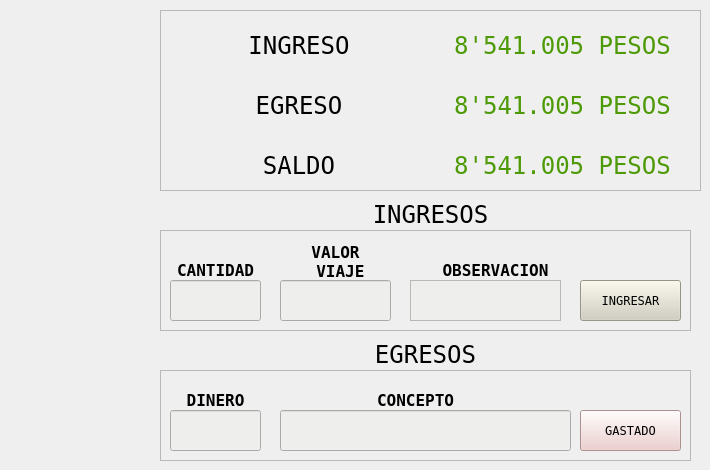
    <widget class="QWidget" name="tab_2">
     <attribute name="title">
      <string>FLETES</string>
     </attribute>
     <widget class="QFrame" name="frame_19">
      <property name="geometry">
       <rect>
        <x>160</x>
        <y>10</y>
        <width>541</width>
        <height>181</height>
       </rect>
      </property>
      <property name="font">
       <font>
        <family>Andale Mono</family>
       </font>
      </property>
      <property name="frameShape">
       <enum>QFrame::StyledPanel</enum>
      </property>
      <property name="frameShadow">
       <enum>QFrame::Raised</enum>
      </property>
      <widget class="QWidget" name="layoutWidget_31">
       <property name="geometry">
        <rect>
         <x>10</x>
         <y>80</y>
         <width>521</width>
         <height>30</height>
        </rect>
       </property>
       <layout class="QHBoxLayout" name="horizontalLayout_29">
        <item>
         <widget class="QLabel" name="label_58">
          <property name="font">
           <font>
            <family>Andale Mono</family>
            <pointsize>18</pointsize>
           </font>
          </property>
          <property name="text">
           <string>EGRESO</string>
          </property>
          <property name="alignment">
           <set>Qt::AlignCenter</set>
          </property>
         </widget>
        </item>
        <item>
         <widget class="QLabel" name="valor_egreso_flete">
          <property name="font">
           <font>
            <family>Andale Mono</family>
            <pointsize>18</pointsize>
           </font>
          </property>
          <property name="styleSheet">
           <string notr="true">color: rgb(78, 154, 6);</string>
          </property>
          <property name="text">
           <string>8'541.005 PESOS</string>
          </property>
          <property name="alignment">
           <set>Qt::AlignCenter</set>
          </property>
         </widget>
        </item>
       </layout>
      </widget>
      <widget class="QWidget" name="layoutWidget_32">
       <property name="geometry">
        <rect>
         <x>10</x>
         <y>140</y>
         <width>521</width>
         <height>30</height>
        </rect>
       </property>
       <layout class="QHBoxLayout" name="horizontalLayout_36">
        <item>
         <widget class="QLabel" name="label_62">
          <property name="font">
           <font>
            <family>Andale Mono</family>
            <pointsize>18</pointsize>
           </font>
          </property>
          <property name="text">
           <string>SALDO</string>
          </property>
          <property name="alignment">
           <set>Qt::AlignCenter</set>
          </property>
         </widget>
        </item>
        <item>
         <widget class="QLabel" name="valor_saldo_flete">
          <property name="font">
           <font>
            <family>Andale Mono</family>
            <pointsize>18</pointsize>
           </font>
          </property>
          <property name="styleSheet">
           <string notr="true">color: rgb(78, 154, 6);</string>
          </property>
          <property name="text">
           <string>8'541.005 PESOS</string>
          </property>
          <property name="alignment">
           <set>Qt::AlignCenter</set>
          </property>
         </widget>
        </item>
       </layout>
      </widget>
      <widget class="QWidget" name="layoutWidget_36">
       <property name="geometry">
        <rect>
         <x>10</x>
         <y>20</y>
         <width>521</width>
         <height>30</height>
        </rect>
       </property>
       <layout class="QHBoxLayout" name="horizontalLayout_37">
        <item>
         <widget class="QLabel" name="label_68">
          <property name="font">
           <font>
            <family>Andale Mono</family>
            <pointsize>18</pointsize>
           </font>
          </property>
          <property name="text">
           <string>INGRESO</string>
          </property>
          <property name="alignment">
           <set>Qt::AlignCenter</set>
          </property>
         </widget>
        </item>
        <item>
         <widget class="QLabel" name="valor_ingreso_flete">
          <property name="font">
           <font>
            <family>Andale Mono</family>
            <pointsize>18</pointsize>
           </font>
          </property>
          <property name="styleSheet">
           <string notr="true">color: rgb(78, 154, 6);</string>
          </property>
          <property name="text">
           <string>8'541.005 PESOS</string>
          </property>
          <property name="alignment">
           <set>Qt::AlignCenter</set>
          </property>
         </widget>
        </item>
       </layout>
      </widget>
     </widget>
     <widget class="QFrame" name="frame_13">
      <property name="geometry">
       <rect>
        <x>160</x>
        <y>230</y>
        <width>531</width>
        <height>101</height>
       </rect>
      </property>
      <property name="font">
       <font>
        <family>Andale Mono</family>
       </font>
      </property>
      <property name="frameShape">
       <enum>QFrame::StyledPanel</enum>
      </property>
      <property name="frameShadow">
       <enum>QFrame::Raised</enum>
      </property>
      <widget class="QLabel" name="label_69">
       <property name="geometry">
        <rect>
         <x>10</x>
         <y>20</y>
         <width>91</width>
         <height>41</height>
        </rect>
       </property>
       <property name="font">
        <font>
         <family>Andale Mono</family>
         <pointsize>12</pointsize>
         <weight>75</weight>
         <bold>true</bold>
        </font>
       </property>
       <property name="text">
        <string>CANTIDAD</string>
       </property>
       <property name="alignment">
        <set>Qt::AlignCenter</set>
       </property>
      </widget>
      <widget class="QPushButton" name="boton_venta_flete">
       <property name="geometry">
        <rect>
         <x>420</x>
         <y>50</y>
         <width>101</width>
         <height>41</height>
        </rect>
       </property>
       <property name="font">
        <font>
         <family>Andale Mono</family>
        </font>
       </property>
       <property name="styleSheet">
        <string notr="true">background-color: rgb(209, 207, 192);</string>
       </property>
       <property name="text">
        <string>INGRESAR</string>
       </property>
      </widget>
      <widget class="QLabel" name="label_72">
       <property name="geometry">
        <rect>
         <x>120</x>
         <y>10</y>
         <width>111</width>
         <height>44</height>
        </rect>
       </property>
       <property name="font">
        <font>
         <family>Andale Mono</family>
         <pointsize>12</pointsize>
         <weight>75</weight>
         <bold>true</bold>
        </font>
       </property>
       <property name="text">
        <string>VALOR
 VIAJE</string>
       </property>
       <property name="alignment">
        <set>Qt::AlignCenter</set>
       </property>
      </widget>
      <widget class="QLabel" name="label_77">
       <property name="geometry">
        <rect>
         <x>260</x>
         <y>20</y>
         <width>151</width>
         <height>41</height>
        </rect>
       </property>
       <property name="font">
        <font>
         <family>Andale Mono</family>
         <pointsize>12</pointsize>
         <weight>75</weight>
         <bold>true</bold>
        </font>
       </property>
       <property name="text">
        <string>OBSERVACION</string>
       </property>
       <property name="alignment">
        <set>Qt::AlignCenter</set>
       </property>
      </widget>
      <widget class="QLineEdit" name="cantidad_flete_venta_5">
       <property name="geometry">
        <rect>
         <x>10</x>
         <y>50</y>
         <width>91</width>
         <height>41</height>
        </rect>
       </property>
       <property name="styleSheet">
        <string notr="true">background-color: rgb(238, 238, 236);</string>
       </property>
      </widget>
      <widget class="QTextEdit" name="observacion_flete">
       <property name="geometry">
        <rect>
         <x>250</x>
         <y>50</y>
         <width>151</width>
         <height>41</height>
        </rect>
       </property>
       <property name="font">
        <font/>
       </property>
       <property name="styleSheet">
        <string notr="true">background-color: rgb(238, 238, 236);</string>
       </property>
       <property name="html">
        <string>&lt;!DOCTYPE HTML PUBLIC &quot;-//W3C//DTD HTML 4.0//EN&quot; &quot;http://www.w3.org/TR/REC-html40/strict.dtd&quot;&gt;
&lt;html&gt;&lt;head&gt;&lt;meta name=&quot;qrichtext&quot; content=&quot;1&quot; /&gt;&lt;style type=&quot;text/css&quot;&gt;
p, li { white-space: pre-wrap; }
&lt;/style&gt;&lt;/head&gt;&lt;body style=&quot; font-family:'Ubuntu'; font-size:11pt; font-weight:400; font-style:normal;&quot;&gt;
&lt;p style=&quot;-qt-paragraph-type:empty; margin-top:0px; margin-bottom:0px; margin-left:0px; margin-right:0px; -qt-block-indent:0; text-indent:0px;&quot;&gt;&lt;br /&gt;&lt;/p&gt;&lt;/body&gt;&lt;/html&gt;</string>
       </property>
      </widget>
      <widget class="QLineEdit" name="valor_venta_flete">
       <property name="geometry">
        <rect>
         <x>120</x>
         <y>50</y>
         <width>111</width>
         <height>41</height>
        </rect>
       </property>
       <property name="styleSheet">
        <string notr="true">background-color: rgb(238, 238, 236);</string>
       </property>
      </widget>
     </widget>
     <widget class="QFrame" name="frame_14">
      <property name="geometry">
       <rect>
        <x>160</x>
        <y>370</y>
        <width>531</width>
        <height>91</height>
       </rect>
      </property>
      <property name="font">
       <font>
        <family>Andale Mono</family>
       </font>
      </property>
      <property name="frameShape">
       <enum>QFrame::StyledPanel</enum>
      </property>
      <property name="frameShadow">
       <enum>QFrame::Raised</enum>
      </property>
      <widget class="QPushButton" name="boton_gasto_flete">
       <property name="geometry">
        <rect>
         <x>420</x>
         <y>40</y>
         <width>101</width>
         <height>41</height>
        </rect>
       </property>
       <property name="font">
        <font>
         <family>Andale Mono</family>
        </font>
       </property>
       <property name="styleSheet">
        <string notr="true">background-color: rgb(236, 201, 199);</string>
       </property>
       <property name="text">
        <string>GASTADO</string>
       </property>
      </widget>
      <widget class="QLabel" name="label_79">
       <property name="geometry">
        <rect>
         <x>10</x>
         <y>10</y>
         <width>91</width>
         <height>41</height>
        </rect>
       </property>
       <property name="font">
        <font>
         <family>Andale Mono</family>
         <pointsize>12</pointsize>
         <weight>75</weight>
         <bold>true</bold>
        </font>
       </property>
       <property name="text">
        <string>DINERO</string>
       </property>
       <property name="alignment">
        <set>Qt::AlignCenter</set>
       </property>
      </widget>
      <widget class="QLineEdit" name="cantidad_gasto_flete">
       <property name="geometry">
        <rect>
         <x>10</x>
         <y>40</y>
         <width>91</width>
         <height>41</height>
        </rect>
       </property>
       <property name="styleSheet">
        <string notr="true">background-color: rgb(238, 238, 236);</string>
       </property>
      </widget>
      <widget class="QLineEdit" name="concepto_gasto_flete">
       <property name="geometry">
        <rect>
         <x>120</x>
         <y>40</y>
         <width>291</width>
         <height>41</height>
        </rect>
       </property>
       <property name="styleSheet">
        <string notr="true">background-color: rgb(238, 238, 236);</string>
       </property>
      </widget>
      <widget class="QLabel" name="label_199">
       <property name="geometry">
        <rect>
         <x>120</x>
         <y>20</y>
         <width>271</width>
         <height>21</height>
        </rect>
       </property>
       <property name="font">
        <font>
         <family>Andale Mono</family>
         <pointsize>12</pointsize>
         <weight>75</weight>
         <bold>true</bold>
        </font>
       </property>
       <property name="text">
        <string>CONCEPTO</string>
       </property>
       <property name="alignment">
        <set>Qt::AlignCenter</set>
       </property>
      </widget>
      <zorder>label_199</zorder>
      <zorder>boton_gasto_flete</zorder>
      <zorder>label_79</zorder>
      <zorder>cantidad_gasto_flete</zorder>
      <zorder>concepto_gasto_flete</zorder>
     </widget>
     <widget class="QLabel" name="label_200">
      <property name="geometry">
       <rect>
        <x>170</x>
        <y>200</y>
        <width>521</width>
        <height>28</height>
       </rect>
      </property>
      <property name="font">
       <font>
        <family>Andale Mono</family>
        <pointsize>18</pointsize>
       </font>
      </property>
      <property name="text">
       <string>INGRESOS</string>
      </property>
      <property name="alignment">
       <set>Qt::AlignCenter</set>
      </property>
     </widget>
     <widget class="QLabel" name="label_287">
      <property name="geometry">
       <rect>
        <x>160</x>
        <y>340</y>
        <width>531</width>
        <height>28</height>
       </rect>
      </property>
      <property name="font">
       <font>
        <family>Andale Mono</family>
        <pointsize>18</pointsize>
       </font>
      </property>
      <property name="text">
       <string>EGRESOS</string>
      </property>
      <property name="alignment">
       <set>Qt::AlignCenter</set>
      </property>
     </widget>
    </widget>
